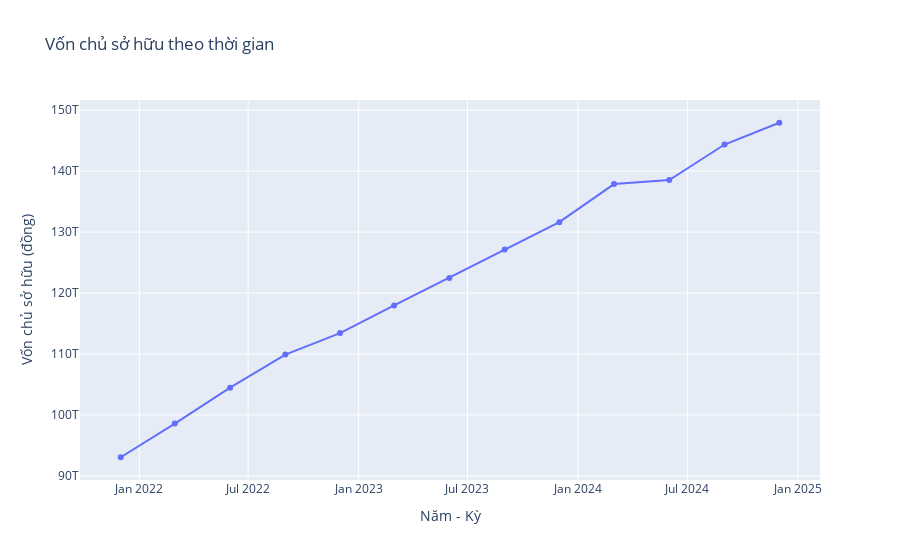

This figure's notebook cell:
### Markdown cell above
Theo biểu đồ, ta thấy:
- Tổng cộng tài sản và nợ phải trả có xu hướng tăng dần.
- Vốn chủ sở hữu tăng dần theo thời gian.
- Lợi ích cổ đông thiểu số tăng dần theo thời gian. Đặc biệt là vào cuối năm 2024, lợi ích cổ đông thiểu số tăng mạnh.

### Code cell
fig = go.Figure()

fig.add_trace(go.Scatter(
    x=tcb_cdtc["Năm"].astype(str) + "-" + tcb_cdtc["Tháng"].astype(str),
    y=tcb_cdtc["VỐN CHỦ SỞ HỮU (đồng)"],
    mode="lines+markers",
    name="Vốn chủ sở hữu (đồng)"
))

fig.update_layout(
    title="Vốn chủ sở hữu theo thời gian",
    xaxis_title="Năm - Kỳ",
    yaxis_title="Vốn chủ sở hữu (đồng)"
)

fig.show()

### Figure 1 — Plotly figure (JSON) as saved in the notebook; plotly's stock layout.template omitted (floating-point values rounded to 4 significant figures)
{"data": [{"mode": "lines+markers", "name": "Vốn chủ sở hữu (đồng)", "type": "scatter", "x": ["2024-12", "2024-9", "2024-6", "2024-3", "2023-12", "2023-9", "2023-6", "2023-3", "2022-12", "2022-9", "2022-6", "2022-3", "2021-12"], "y": [147939621000000, 144367982000000, 138551657000000, 137872726000000, 131628065000000, 127129786000000, 122464970000000, 117965416000000, 113424966000000, 109899149000000, 104475159000000, 98585990000000, 93055837000000]}], "layout": {"title": {"text": "Vốn chủ sở hữu theo thời gian"}, "xaxis": {"title": {"text": "Năm - Kỳ"}}, "yaxis": {"title": {"text": "Vốn chủ sở hữu (đồng)"}}}}
